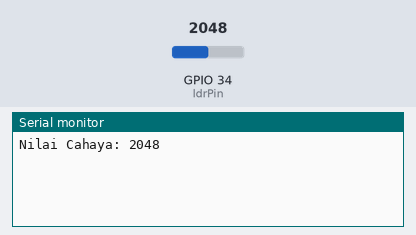
Bench run of a sketch on a simulated ESP32. Parts: the last lines printed to the serial monitor. The inputs (shaded band) are chosen by the test bench; at power-on: GPIO 34 (ldrPin) = 2048. WiFi joins after 1.5 s; servers stay silent unless stated.

Above: at 3.0 s.
3.1 s: GPIO 34 (ldrPin) set to 2866
At 4.4 s:
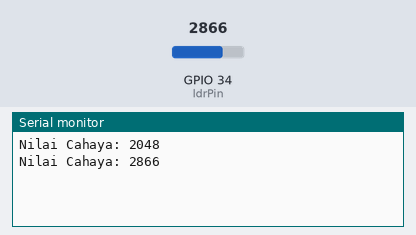
4.6 s: GPIO 34 (ldrPin) set to 3603
At 5.2 s:
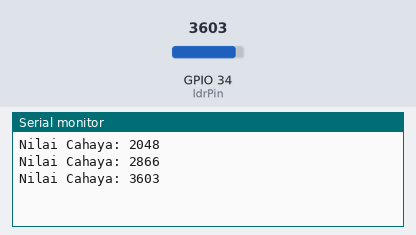
Timing chart, 0 to 7.6 s (numbered marks = the images above; inputs shaded):
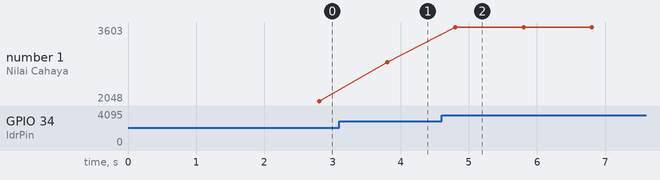

The sketch:

blynk_ldr_monitor.ino
```cpp
#define BLYNK_TEMPLATE_ID "TMPL6jYHyU01K"
#define BLYNK_TEMPLATE_NAME "PROYEK IOT"
#define BLYNK_PRINT Serial

#include <WiFi.h>
#include <WiFiClient.h>
#include <BlynkSimpleEsp32.h>

// Token dari Blynk (isi dengan Auth Token milik Device kamu, jangan di-commit)
char auth[] = "YOUR_BLYNK_AUTH_TOKEN";

// Wi-Fi virtual bawaan Wokwi (gratis dan otomatis tersambung)
char ssid[] = "Wokwi-GUEST";
char pass[] = "";

BlynkTimer timer;

const int ldrPin = 34; // Pin tempat kabel AO dari modul LDR tersambung di ESP32

// Fungsi yang dipanggil otomatis setiap 1 detik untuk membaca dan mengirim data
void sendSensor() {
  int nilaiCahaya = analogRead(ldrPin); // Membaca nilai dari sensor cahaya
  Serial.print("Nilai Cahaya: ");
  Serial.println(nilaiCahaya);

  // Mengirim nilai cahaya ke Virtual Pin V0 di Blynk
  Blynk.virtualWrite(V0, nilaiCahaya);
}

void setup() {
  Serial.begin(115200);

  // Memulai koneksi ke Blynk Cloud lewat Wi-Fi Wokwi
  Blynk.begin(auth, ssid, pass);

  // Mengatur interval pengiriman data (1000 milidetik = 1 detik sekali)
  timer.setInterval(1000L, sendSensor);
}

void loop() {
  Blynk.run();
  timer.run();
}
```

Measured:
- after the input at 3.1 s, the serial monitor: prints a new line after 0.70 s (image 1)
- after the input at 4.6 s, the serial monitor: prints a new line after 0.20 s (image 2)
- plotted number 1: 2048 → 2866 after the input at 3.1 s, 2866 → 3603 after the input at 4.6 s
